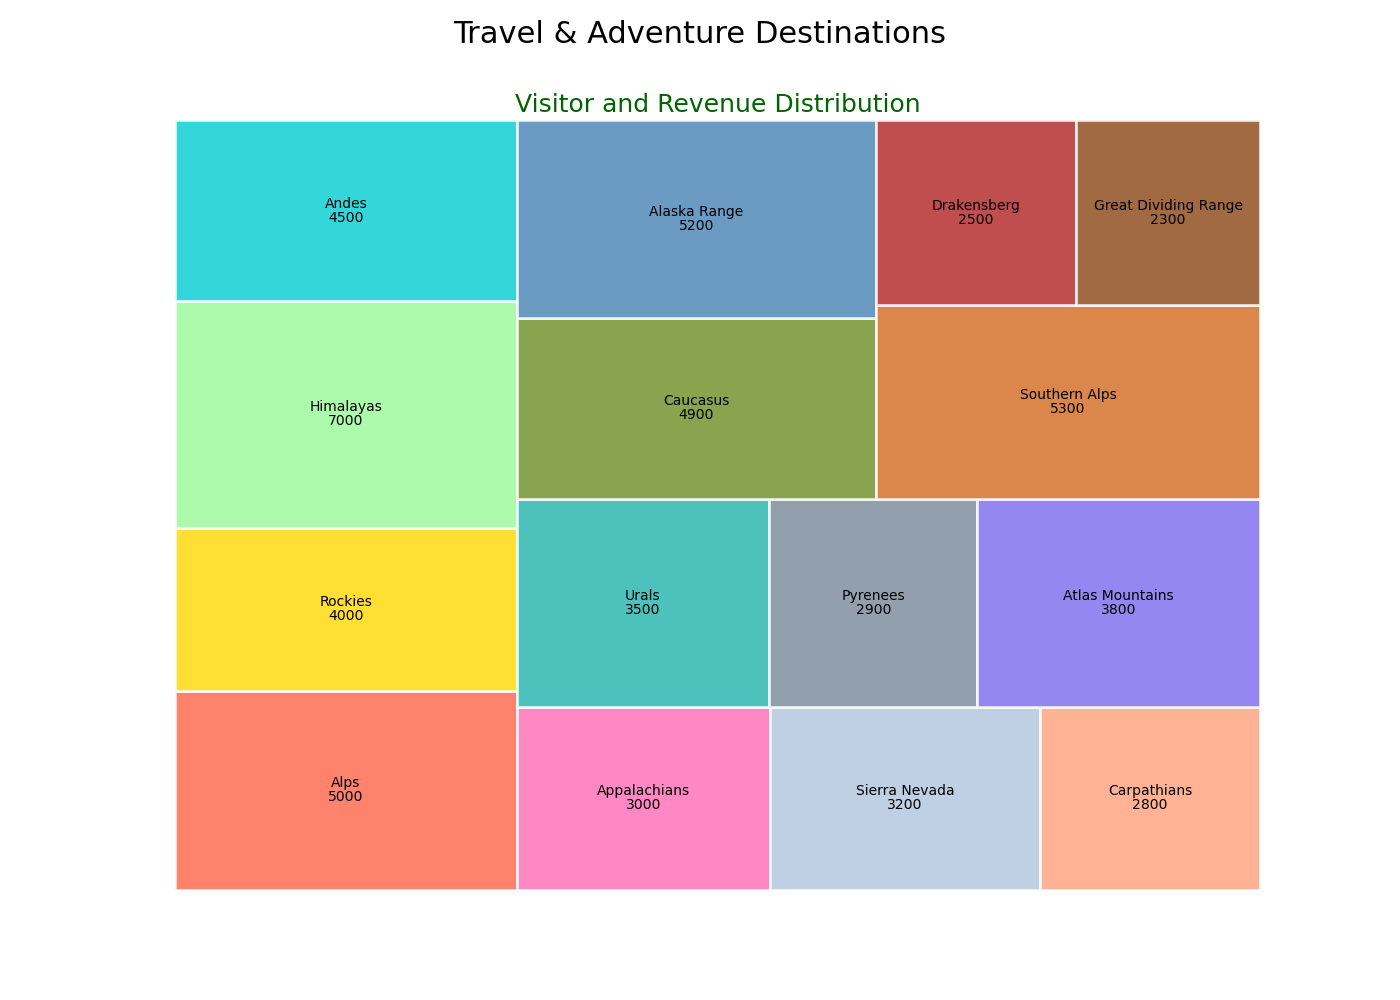

This chart was generated by the following Python code:

import matplotlib.pyplot as plt
import squarify

# Data points
locations = [
    'Alps', 'Rockies', 'Himalayas', 'Andes', 'Appalachians', 'Sierra Nevada', 
    'Carpathians', 'Urals', 'Pyrenees', 'Atlas Mountains', 'Caucasus', 
    'Alaska Range', 'Southern Alps', 'Drakensberg', 'Great Dividing Range'
]
visitors = [22000, 18000, 25000, 20000, 15000, 16000, 13000, 17000, 14000, 19000, 21000, 23000, 24000, 12000, 11000]
revenue = [5000, 4000, 7000, 4500, 3000, 3200, 2800, 3500, 2900, 3800, 4900, 5200, 5300, 2500, 2300]

# Color scheme using specific color codes
colors = [
    '#FF6347', '#FFD700', '#98FB98', '#00CED1', '#FF69B4', '#B0C4DE', 
    '#FFA07A', '#20B2AA', '#778899', '#7B68EE', '#6B8E23', '#4682B4', 
    '#D2691E', '#B22222', '#8B4513'
]

# Create a figure with altered width and height
fig, ax = plt.subplots(figsize=(14, 10))

# Creating a treemap
squarify.plot(sizes=visitors, label=locations, color=colors, alpha=0.8, value=revenue, edgecolor='white', linewidth=2)

# Chart title and subtitle
plt.title('Visitor and Revenue Distribution', fontsize=18, color='darkgreen')
plt.suptitle('Travel & Adventure Destinations', fontsize=22)

# Remove the axes
plt.axis('off')

# Show plot
plt.show()
